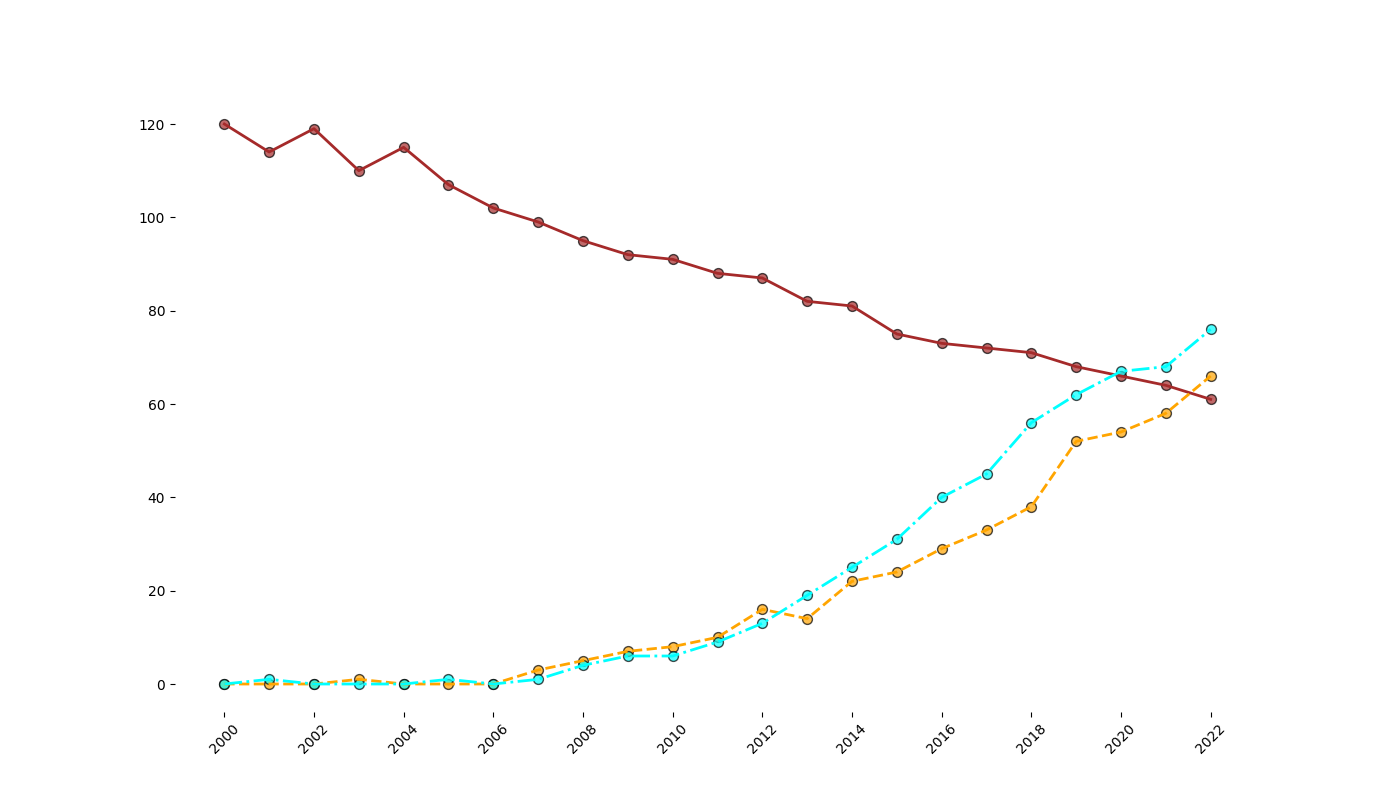

Python code for this plot:
import matplotlib.pyplot as plt
import numpy as np

years = np.arange(2000, 2023)

# Manually altering elements within the arrays while keeping their structure intact
traditional_energy = np.array([120, 114, 119, 110, 115, 107, 102, 99, 95, 92, 91, 88, 87, 82, 81, 75, 73, 72, 71, 68, 66, 64, 61])
solar_energy = np.array([0, 0, 0, 1, 0, 0, 0, 3, 5, 7, 8, 10, 16, 14, 22, 24, 29, 33, 38, 52, 54, 58, 66])
wind_energy = np.array([0, 1, 0, 0, 0, 1, 0, 1, 4, 6, 6, 9, 13, 19, 25, 31, 40, 45, 56, 62, 67, 68, 76])

plt.figure(figsize=(14, 8))

plt.plot(years, traditional_energy, color='brown', linestyle='-', linewidth=2)
plt.plot(years, solar_energy, color='orange', linestyle='--', linewidth=2)
plt.plot(years, wind_energy, color='cyan', linestyle='-.', linewidth=2)

plt.scatter(years, traditional_energy, color='brown', s=50, edgecolors='black', alpha=0.7)
plt.scatter(years, solar_energy, color='orange', s=50, edgecolors='black', alpha=0.7)
plt.scatter(years, wind_energy, color='cyan', s=50, edgecolors='black', alpha=0.7)

plt.xticks(np.arange(2000, 2023, 2), fontsize=10, rotation=45)
plt.yticks(fontsize=10)

plt.gca().spines['top'].set_visible(False)
plt.gca().spines['right'].set_visible(False)
plt.gca().spines['left'].set_visible(False)
plt.gca().spines['bottom'].set_visible(False)

plt.show()
